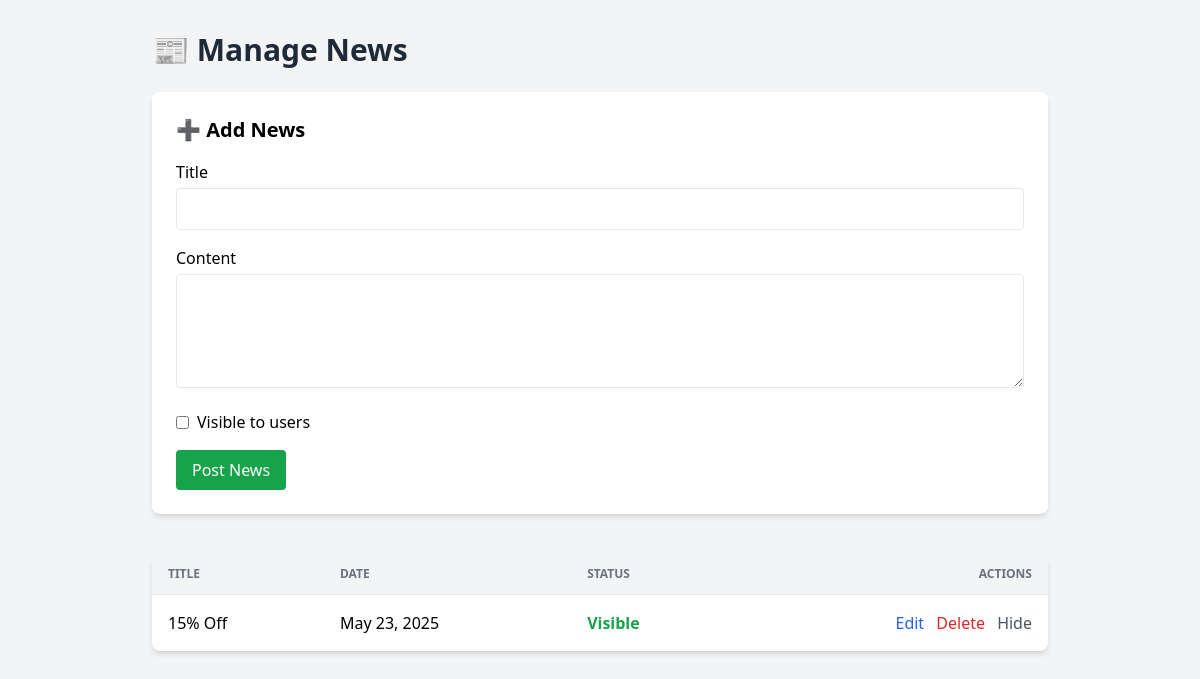
Screenshot of /admin/news_manage.php (signed in) with the database file from the repository.
### tables this page shows
CREATE TABLE `news` (
  `id` int(11) NOT NULL,
  `title` varchar(255) NOT NULL,
  `content` text NOT NULL,
  `visible` tinyint(1) DEFAULT 1,
  `created_at` datetime DEFAULT current_timestamp()
);

### admin/news_manage.php (the view, shortened to what this page needs)
<?php
include '../db.php';
$editMode = false;
$editNews = null;
$stmt = $pdo->query("SELECT * FROM news ORDER BY created_at DESC");
$newsItems = $stmt->fetchAll(PDO::FETCH_ASSOC);
?>
<!DOCTYPE html>
<html lang="en">
<head>
  <script src="https://cdn.tailwindcss.com"></script>
</head>
<body class="bg-gray-100 p-8 font-sans">
  <div class="max-w-4xl mx-auto">
    <h1 class="text-3xl font-bold text-gray-800 mb-6">📰 Manage News</h1>
    <div class="bg-white shadow-md rounded-lg p-6 mb-10">
      <h2 class="text-xl font-semibold mb-4"><?= $editMode ? '✏️ Edit News' : '➕ Add News' ?></h2>
      <form method="POST">
        <div class="mb-4">
          <label class="block mb-1 font-medium">Title</label>
          <input type="text" name="title" required class="w-full p-2 border rounded" value="<?= $editMode ? htmlspecialchars($editNews['title']) : '' ?>">
        </div>
        <div class="mb-4">
          <label class="block mb-1 font-medium">Content</label>
          <textarea name="content" rows="4" required class="w-full p-2 border rounded"><?= $editMode ? htmlspecialchars($editNews['content']) : '' ?></textarea>
        </div>
        <div class="mb-4 flex items-center space-x-2">
          <input type="checkbox" name="visible" id="visible" <?= $editMode && $editNews['visible'] ? 'checked' : '' ?>>
          <label for="visible">Visible to users</label>
        </div>
        <button type="submit" name="<?= $editMode ? 'update' : 'create' ?>" class="bg-green-600 text-white px-4 py-2 rounded hover:bg-green-700">
          <?= $editMode ? 'Update' : 'Post' ?> News
        </button>
      </form>
    </div>
    <div class="overflow-x-auto bg-white shadow-md rounded-lg">
      <table class="min-w-full divide-y divide-gray-200">
        <thead class="bg-gray-100">
          <tr>
            <th class="px-4 py-3 text-left text-xs font-bold text-gray-500 uppercase">Title</th>
            <th class="px-4 py-3 text-left text-xs font-bold text-gray-500 uppercase">Date</th>
            <th class="px-4 py-3 text-left text-xs font-bold text-gray-500 uppercase">Status</th>
            <th class="px-4 py-3 text-right text-xs font-bold text-gray-500 uppercase">Actions</th>
          </tr>
        </thead>
        <tbody class="divide-y divide-gray-200">
          <?php foreach ($newsItems as $news): ?>
            <tr>
              <td class="px-4 py-4"><?= htmlspecialchars($news['title']) ?></td>
              <td class="px-4 py-4"><?= date('M d, Y', strtotime($news['created_at'])) ?></td>
              <td class="px-4 py-4">
                <?= $news['visible'] ? '<span class="text-green-600 font-semibold">Visible</span>' : '<span class="text-red-500 font-semibold">Hidden</span>' ?>
              </td>
              <td class="px-4 py-4 text-right space-x-2">
                <a href="?edit=<?= $news['id'] ?>" class="text-blue-600 hover:underline">Edit</a>
                <a href="?delete=<?= $news['id'] ?>" class="text-red-600 hover:underline" onclick="return confirm('Delete this news post?')">Delete</a>
                <a href="?toggle=<?= $news['id'] ?>" class="text-gray-600 hover:underline"><?= $news['visible'] ? 'Hide' : 'Show' ?></a>
              </td>
            </tr>
          <?php endforeach; ?>
        </tbody>
      </table>
    </div>
  </div>
</body>
</html>

### rows the page displays
news: title "15% Off", created_at "May 23, 2025", visible "Visible"
